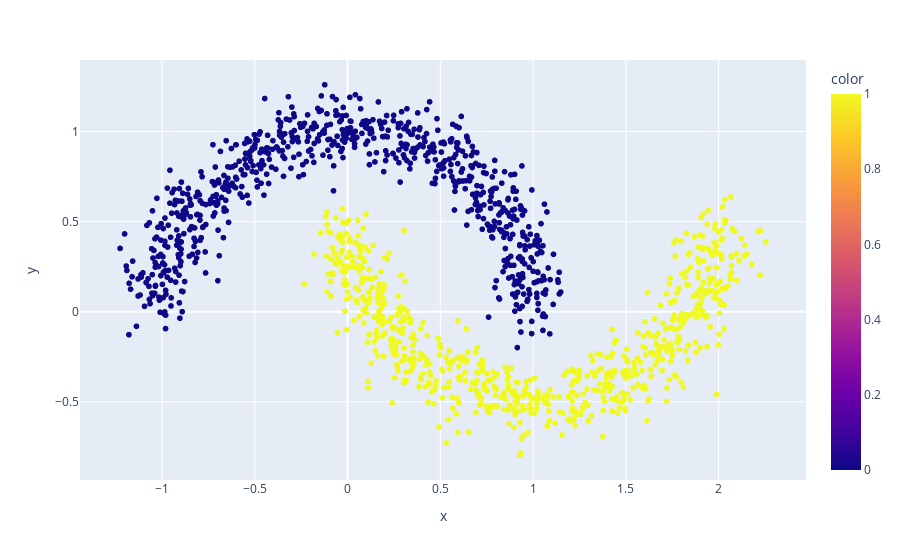

The notebook cell this image was saved under:
### Code cell
graphic = px.scatter(x=X[:, 0], y=X[:, 1], color=y)
graphic.show()

### Figure 1 — Plotly figure (JSON) as saved in the notebook; plotly's stock layout.template omitted (floating-point values rounded to 4 significant figures; data arrays with more than 128 entries replaced by an {"elided": "..."} marker saying what was removed)
{"data": [{"hovertemplate": "x=%{x}<br>y=%{y}<br>color=%{marker.color}<extra></extra>", "legendgroup": "", "marker": {"color": {"elided": "1500 int values"}, "coloraxis": "coloraxis", "symbol": "circle"}, "mode": "markers", "name": "", "showlegend": false, "type": "scattergl", "x": {"elided": "1500 float values"}, "xaxis": "x", "y": {"elided": "1500 float values"}, "yaxis": "y"}], "layout": {"coloraxis": {"colorbar": {"title": {"text": "color"}}, "colorscale": [[0, "#0d0887"], [0.1111, "#46039f"], [0.2222, "#7201a8"], [0.3333, "#9c179e"], [0.4444, "#bd3786"], [0.5556, "#d8576b"], [0.6667, "#ed7953"], [0.7778, "#fb9f3a"], [0.8889, "#fdca26"], [1, "#f0f921"]]}, "legend": {"tracegroupgap": 0}, "margin": {"t": 60}, "xaxis": {"anchor": "y", "domain": [0, 1], "title": {"text": "x"}}, "yaxis": {"anchor": "x", "domain": [0, 1], "title": {"text": "y"}}}}
